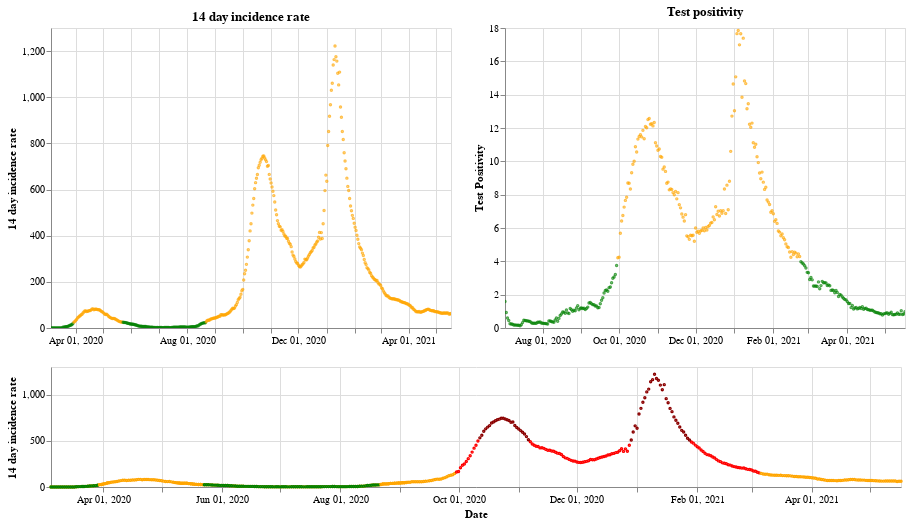

This figure's notebook cell:
### Markdown cell above
## Northern Ireland

### Code cell
plot_traffic_light('Northern Ireland')

### Figure 1 — Vega-Lite specification as saved in the notebook (floating-point values rounded to 4 significant figures; data arrays with more than 128 entries replaced by an {"elided": "..."} marker saying what was removed)
{"config": {"view": {"continuousWidth": 400, "continuousHeight": 300}}, "vconcat": [{"hconcat": [{"mark": {"type": "point", "size": 2}, "encoding": {"color": {"condition": {"value": "green", "test": "(datum.twoWeeklyCasesRate <= 25)"}, "value": "orange"}, "tooltip": [{"type": "nominal", "field": "areaName"}, {"type": "temporal", "field": "date"}, {"type": "quantitative", "field": "twoWeeklyCasesRate"}, {"type": "quantitative", "field": "testPositivity"}], "x": {"type": "temporal", "axis": {"title": ""}, "field": "date", "scale": {"domain": {"selection": "DateBrush"}}, "timeUnit": "yearmonthdate"}, "y": {"type": "quantitative", "axis": {"title": "14 day incidence rate"}, "field": "twoWeeklyCasesRate"}}, "title": "14 day incidence rate", "width": 400}, {"mark": {"type": "point", "size": 2}, "encoding": {"color": {"condition": {"value": "green", "test": "(datum.testPositivity <= 4)"}, "value": "orange"}, "tooltip": [{"type": "nominal", "field": "areaName"}, {"type": "temporal", "field": "date"}, {"type": "quantitative", "field": "twoWeeklyCasesRate"}, {"type": "quantitative", "field": "testPositivity"}], "x": {"type": "temporal", "axis": {"title": ""}, "field": "date", "scale": {"domain": {"selection": "DateBrush"}}, "timeUnit": "yearmonthdate"}, "y": {"type": "quantitative", "axis": {"title": "Test Positivity"}, "field": "testPositivity"}}, "title": "Test positivity", "width": 400}]}, {"layer": [{"mark": {"type": "point", "size": 2}, "encoding": {"color": {"condition": {"value": "orange", "test": "((50 && datum.twoWeeklyCasesRate) < 150)"}, "value": "red"}, "opacity": {"condition": {"value": 1, "test": "((50 && datum.twoWeeklyCasesRate) < 500)"}, "value": 0}, "tooltip": [{"type": "nominal", "field": "areaName"}, {"type": "temporal", "field": "date"}, {"type": "quantitative", "field": "twoWeeklyCasesRate"}, {"type": "quantitative", "field": "testPositivity"}], "x": {"type": "temporal", "axis": {"title": "Date"}, "field": "date", "timeUnit": "yearmonthdate"}, "y": {"type": "quantitative", "axis": {"title": "14 day incidence rate"}, "field": "twoWeeklyCasesRate"}}, "selection": {"DateBrush": {"type": "interval", "encodings": ["x"], "fields": ["Time"]}}, "width": 850}, {"mark": {"type": "point", "size": 2}, "encoding": {"color": {"value": "darkred"}, "opacity": {"condition": {"value": 1, "test": "(datum.twoWeeklyCasesRate >= 500)"}, "value": 0}, "tooltip": [{"type": "nominal", "field": "areaName"}, {"type": "temporal", "field": "date"}, {"type": "quantitative", "field": "twoWeeklyCasesRate"}, {"type": "quantitative", "field": "testPositivity"}], "x": {"type": "temporal", "axis": {"title": "Date"}, "field": "date", "timeUnit": "yearmonthdate"}, "y": {"type": "quantitative", "axis": {"title": "14 day incidence rate"}, "field": "twoWeeklyCasesRate"}}, "width": 400}, {"mark": {"type": "point", "size": 2}, "encoding": {"color": {"condition": {"value": "green", "test": "((4 && datum.twoWeeklyCasesRate) < 25)"}, "value": "orange"}, "opacity": {"condition": {"value": 1, "test": "(datum.twoWeeklyCasesRate < 50)"}, "value": 0}, "tooltip": [{"type": "nominal", "field": "areaName"}, {"type": "temporal", "field": "date"}, {"type": "quantitative", "field": "twoWeeklyCasesRate"}, {"type": "quantitative", "field": "testPositivity"}], "x": {"type": "temporal", "axis": {"title": "Date"}, "field": "date", "timeUnit": "yearmonthdate"}, "y": {"type": "quantitative", "axis": {"title": "14 day incidence rate"}, "field": "twoWeeklyCasesRate"}}, "width": 400}], "height": 120, "width": 800}], "data": {"name": "data-0a03b689f27016c30f64f1a0547a1e85"}, "$schema": "https://vega.github.io/schema/vega-lite/v4.8.1.json", "datasets": {"data-0a03b689f27016c30f64f1a0547a1e85": {"elided": "439 records"}}}
